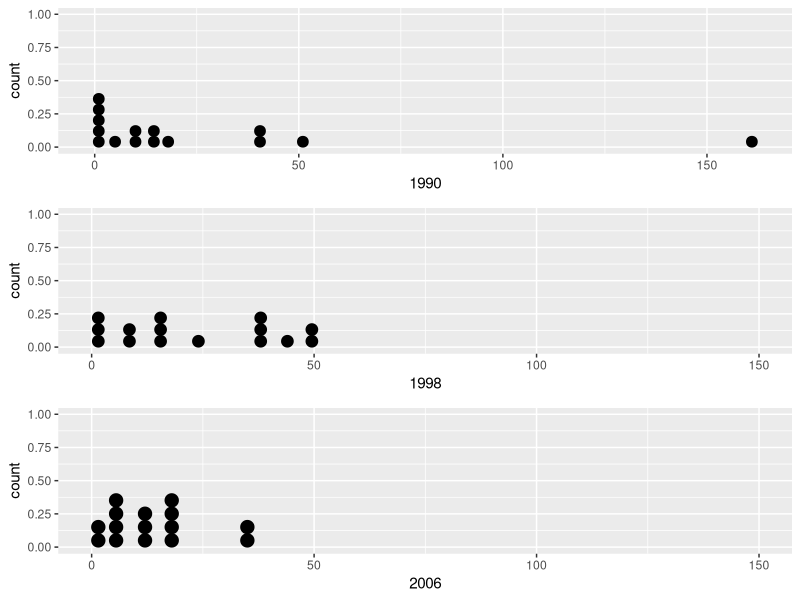
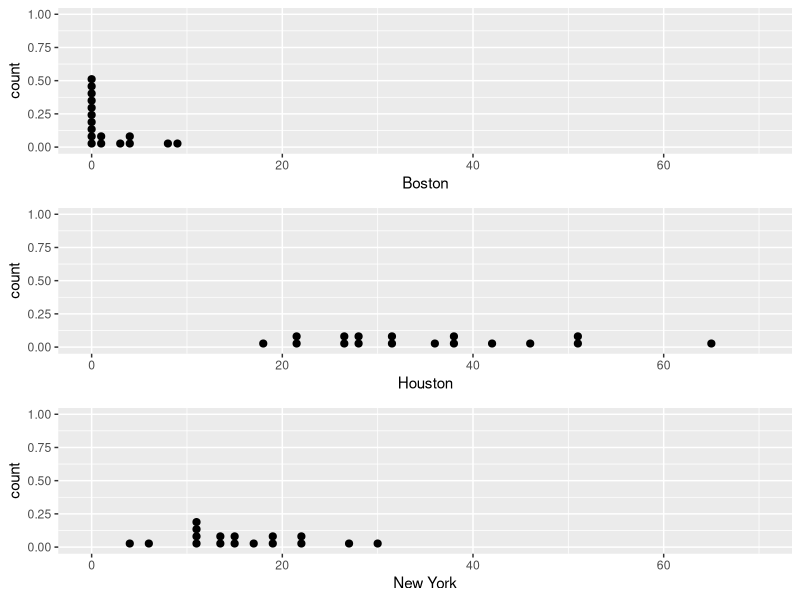

Write R code to recreate these figures, in order.
#Number of AQI exceedences for 1990, 1998, and 2006

year1 =c(42,0,5,0,9,11,51,2,161,15,39,18,0,2,14)
year2 =c(50,0,10,24,7,17,38,14,49,14,37,39,0,3,44)
year3 =c(18,1,5,13,6,6,18,11,34,11,18,36,2,5,18)


dat=data.frame(year1,year2,year3)
library(ggplot2)

plot1= ggplot(dat,aes(x=year1)) + geom_dotplot(dotsize = 0.75,binwidth = 3.5) +xlab("1990")
plot2= ggplot(dat,aes(x=year2)) + geom_dotplot(dotsize = 0.75,binwidth = 3.5) + xlim(0,150) +xlab("1998")
plot3= ggplot(dat,aes(x=year3)) + geom_dotplot(dotsize = 0.75,binwidth = 4.0) + xlim(0,150) +xlab("2006")

library(grid)
grid.newpage()
grid.draw(rbind(ggplotGrob(plot1), ggplotGrob(plot2),ggplotGrob(plot3), size = "last"))

#Number of AQI exceedences by city


boston =c(0,0,0,0,0,0,0,0,0,4,0,3,9,8,1,4,1)
houston =c(51,36,32,27,38,65,26,46,38,51,42,28,21,31,22,28,18)
Newyork =c(15,30,4,11,13,17,11,22,14,22,19,19,27,11,6,15,11)

dat1=data.frame(boston,houston,Newyork)


plot4= ggplot(dat1,aes(x=boston)) + geom_dotplot(dotsize = 0.75,binwidth = 1.0)  +xlab("Boston") +xlim(0,70) 
plot5=  ggplot(dat1,aes(x=houston)) + geom_dotplot(dotsize = 0.5,binwidth = 1.5) +xlab("Houston") +xlim(0,70)
plot6= ggplot(dat1,aes(x=Newyork)) + geom_dotplot(dotsize = 0.5,binwidth = 1.5) +xlab("New York") +xlim(0,70)

grid.newpage()
grid.draw(rbind(ggplotGrob(plot4), ggplotGrob(plot5),ggplotGrob(plot6), size = "last"))
